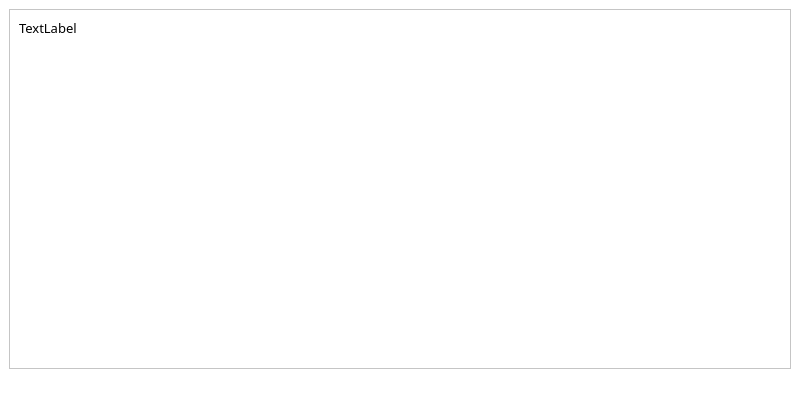
<?xml version="1.0" encoding="UTF-8"?>
<ui version="4.0">
 <class>TorrcInformation</class>
 <widget class="QMainWindow" name="TorrcInformation">
  <property name="geometry">
   <rect>
    <x>0</x>
    <y>0</y>
    <width>800</width>
    <height>400</height>
   </rect>
  </property>
  <property name="minimumSize">
   <size>
    <width>800</width>
    <height>400</height>
   </size>
  </property>
  <property name="maximumSize">
   <size>
    <width>800</width>
    <height>600</height>
   </size>
  </property>
  <property name="font">
   <font>
    <family>Ubuntu Mono</family>
   </font>
  </property>
  <property name="windowTitle">
   <string>Compatibility.init File Content</string>
  </property>
  <property name="styleSheet">
   <string notr="true">background-color: rgb(255, 255, 255);</string>
  </property>
  <widget class="QWidget" name="centralwidget">
   <layout class="QVBoxLayout" name="verticalLayout">
    <item>
     <widget class="QScrollArea" name="scrollArea">
      <property name="font">
       <font>
        <family>Ubuntu Mono</family>
        <pointsize>10</pointsize>
       </font>
      </property>
      <property name="widgetResizable">
       <bool>true</bool>
      </property>
      <widget class="QWidget" name="scrollWidgetContents">
       <property name="geometry">
        <rect>
         <x>0</x>
         <y>0</y>
         <width>780</width>
         <height>334</height>
        </rect>
       </property>
       <layout class="QVBoxLayout" name="verticalLayout_2">
        <item alignment="Qt::AlignTop">
         <widget class="QLabel" name="content_label">
          <property name="minimumSize">
           <size>
            <width>0</width>
            <height>0</height>
           </size>
          </property>
          <property name="font">
           <font>
            <family>Ubuntu Mono</family>
            <pointsize>10</pointsize>
            <weight>50</weight>
            <italic>false</italic>
            <bold>false</bold>
           </font>
          </property>
          <property name="text">
           <string>TextLabel</string>
          </property>
          <property name="alignment">
           <set>Qt::AlignLeading|Qt::AlignLeft|Qt::AlignTop</set>
          </property>
          <property name="textInteractionFlags">
           <set>Qt::LinksAccessibleByMouse|Qt::TextSelectableByMouse</set>
          </property>
         </widget>
        </item>
       </layout>
      </widget>
     </widget>
    </item>
   </layout>
  </widget>
  <widget class="QMenuBar" name="menubar">
   <property name="geometry">
    <rect>
     <x>0</x>
     <y>0</y>
     <width>800</width>
     <height>23</height>
    </rect>
   </property>
  </widget>
  <widget class="QStatusBar" name="statusbar"/>
 </widget>
 <resources/>
 <connections/>
</ui>
